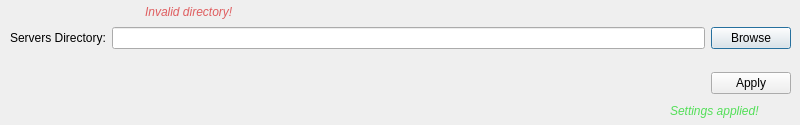
<?xml version="1.0" encoding="UTF-8"?>
<ui version="4.0">
 <class>SettingsDialog</class>
 <widget class="QDialog" name="SettingsDialog">
  <property name="geometry">
   <rect>
    <x>0</x>
    <y>0</y>
    <width>800</width>
    <height>125</height>
   </rect>
  </property>
  <property name="minimumSize">
   <size>
    <width>800</width>
    <height>125</height>
   </size>
  </property>
  <property name="maximumSize">
   <size>
    <width>800</width>
    <height>125</height>
   </size>
  </property>
  <property name="windowTitle">
   <string>TF2-DSM Settings</string>
  </property>
  <widget class="QWidget" name="gridLayoutWidget">
   <property name="geometry">
    <rect>
     <x>10</x>
     <y>10</y>
     <width>781</width>
     <height>101</height>
    </rect>
   </property>
   <layout class="QGridLayout" name="gridLayout">
    <item row="0" column="2">
     <widget class="QPushButton" name="btnSrvDir">
      <property name="text">
       <string>Browse</string>
      </property>
     </widget>
    </item>
    <item row="0" column="0">
     <widget class="QLabel" name="lblSrvDir">
      <property name="text">
       <string>Servers Directory:</string>
      </property>
     </widget>
    </item>
    <item row="0" column="1">
     <widget class="QLineEdit" name="lineSrvDir">
      <property name="text">
       <string/>
      </property>
     </widget>
    </item>
    <item row="1" column="2">
     <widget class="QPushButton" name="btnApply">
      <property name="text">
       <string>Apply</string>
      </property>
     </widget>
    </item>
   </layout>
  </widget>
  <widget class="QLabel" name="lblSrvDirError">
   <property name="enabled">
    <bool>true</bool>
   </property>
   <property name="geometry">
    <rect>
     <x>145</x>
     <y>2</y>
     <width>351</width>
     <height>20</height>
    </rect>
   </property>
   <property name="palette">
    <palette>
     <active>
      <colorrole role="WindowText">
       <brush brushstyle="SolidPattern">
        <color alpha="255">
         <red>223</red>
         <green>94</green>
         <blue>96</blue>
        </color>
       </brush>
      </colorrole>
     </active>
     <inactive>
      <colorrole role="WindowText">
       <brush brushstyle="SolidPattern">
        <color alpha="255">
         <red>223</red>
         <green>94</green>
         <blue>96</blue>
        </color>
       </brush>
      </colorrole>
     </inactive>
     <disabled/>
    </palette>
   </property>
   <property name="font">
    <font>
     <italic>true</italic>
     <bold>false</bold>
    </font>
   </property>
   <property name="text">
    <string>Invalid directory!</string>
   </property>
  </widget>
  <widget class="QLabel" name="lblApplySuccess">
   <property name="enabled">
    <bool>true</bool>
   </property>
   <property name="geometry">
    <rect>
     <x>670</x>
     <y>100</y>
     <width>131</width>
     <height>21</height>
    </rect>
   </property>
   <property name="palette">
    <palette>
     <active>
      <colorrole role="WindowText">
       <brush brushstyle="SolidPattern">
        <color alpha="255">
         <red>84</red>
         <green>223</green>
         <blue>89</blue>
        </color>
       </brush>
      </colorrole>
     </active>
     <inactive>
      <colorrole role="WindowText">
       <brush brushstyle="SolidPattern">
        <color alpha="255">
         <red>84</red>
         <green>223</green>
         <blue>89</blue>
        </color>
       </brush>
      </colorrole>
     </inactive>
     <disabled/>
    </palette>
   </property>
   <property name="font">
    <font>
     <italic>true</italic>
     <bold>false</bold>
    </font>
   </property>
   <property name="text">
    <string>Settings applied!</string>
   </property>
  </widget>
 </widget>
 <resources/>
 <connections/>
</ui>
